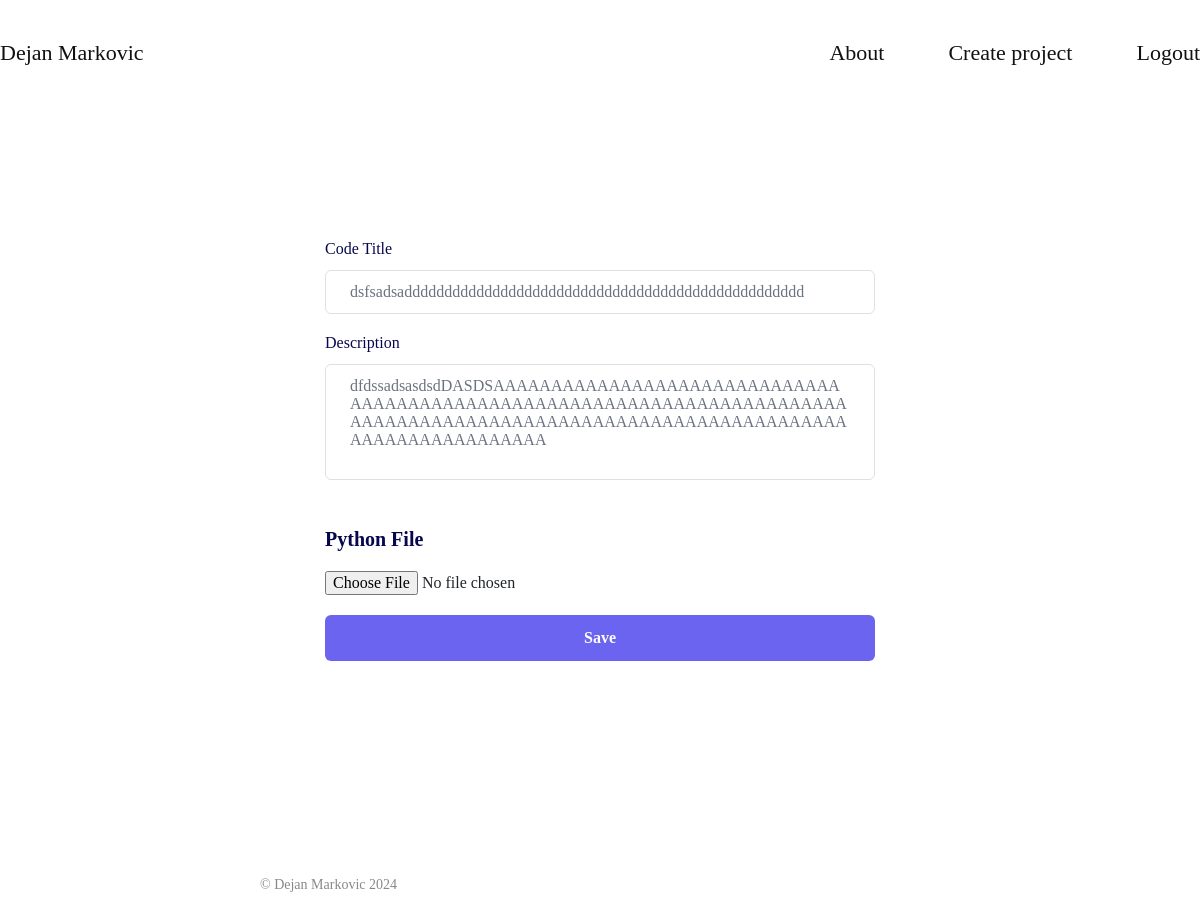
The page /project/5/edit/ (signed in) on the database as committed earlier.
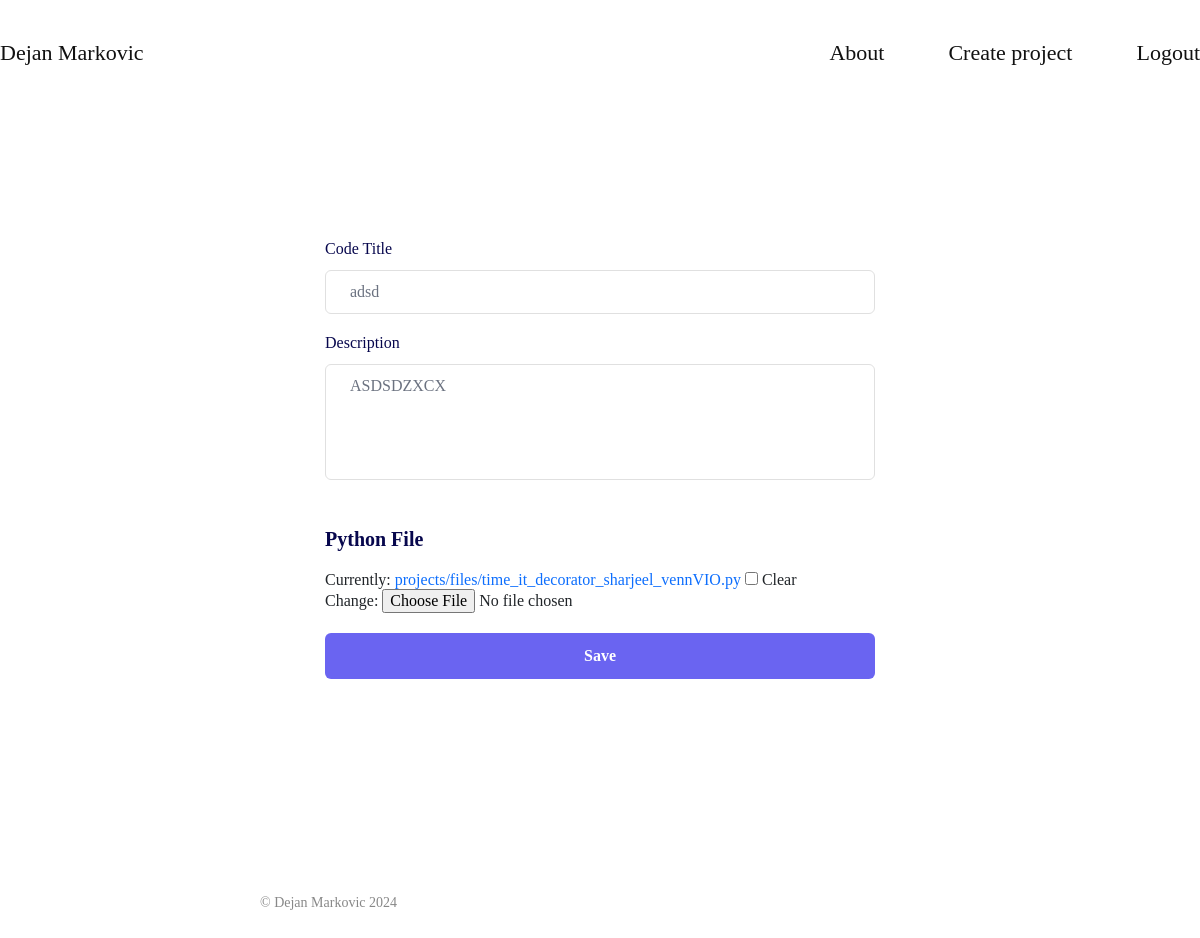
The same page on the database as committed later.
### portfolio_app/models.py (models this page shows, shortened)
class ProjectDetailModel(models.Model):
    project = models.ForeignKey(ProjectModel, on_delete=models.CASCADE, related_name='details')
    code_title = models.CharField(max_length=255)
    description = models.TextField(max_length=500)
    python_file = models.FileField(upload_to='projects/files/', blank=True, null=True)

### portfolio_app/views.py (the view)
# urls.py: path('project/<int:detail_id>/edit/', views.edit_details_view, name='edit_details'),
@login_required(login_url="portfolio_page")
def edit_details_view(request, detail_id):
    detail = get_object_or_404(ProjectDetailModel, id=detail_id)
    if request.method == 'POST':
        data = request.POST
        form = ProjectDetailForm(data, request.FILES, instance=detail)
        if form.is_valid():
            form.save()
            return redirect('project_detail', project_id=detail.project.id)
        else:
            context = {
                'detail': detail,
                'form': form,
                'page_title': 'Edit Details',  # Page title for the response
            }
            return JsonResponse({
                'html': render(request, 'portfolio_app/edit_project_details.html', context).content.decode('utf-8'),
                'page_title': context['page_title']
            })
    else:
        form = ProjectDetailForm(instance=detail)
        context = {
            'detail': detail,
            'form': form,
            'page_title': 'Edit Details',  # Page title for the response
        }
        return render(request, 'portfolio_app/edit_project_details.html', context)

### portfolio_app/forms.py (shortened to what this page needs)
class ProjectDetailForm(forms.ModelForm):
    class Meta:
        model = ProjectDetailModel
        fields = ['code_title', 'description', 'python_file']

### portfolio_app/templates/portfolio_app/edit_project_details.html (shortened to what this page needs)
{% extends 'base.html' %}
{% load static %}
{% block content %}
<div class="toast-container position-fixed top-0 end-0 p-3">
  </div>
  <div class="hero">
      <div class="formbold-main-wrapper">
        <div class="formbold-form-wrapper">
          <form method="post" action="{% url 'edit_details' detail.id %}" hx-post="{% url 'edit_details' detail.id %}" hx-target="#project_details" enctype="multipart/form-data" hx-push-url="{% url 'project_detail' detail.id %}">
            <div class="formbold-mb-5">
              <label for="{{ form.code_title.id_for_label }}" class="formbold-form-label">
                Code Title
              </label>
        <input class="formbold-form-input" type="text" name="{{ form.code_title.name }}" id="{{ form.code_title.id }}"
        value="{{ form.code_title.value }}" placeholder="{{ form.code_title.label }}">
            </div>
            <div class="formbold-mb-5">
              <label class="formbold-form-label" for="{{ form.description.id_for_label }}">Description</label>
              <textarea class="formbold-form-input" name="{{ form.description.name }}" id="{{ form.description.id }}"
              placeholder="{{ form.description.label }}" rows="5" cols="40">{{ form.description.value }}</textarea>
            </div>
            <div style = "margin-bottom: 20px;" class="mb-6 pt-4">
              <label for="{{ form.python_file.id_for_label }}" class="formbold-form-label formbold-form-label-2">
                Python File
              </label>
              {{ form.python_file }}
            </div>
            <div>
              <button type="submit" class="formbold-btn w-full">Save</button>
            </div>
            </form>
        </div>
      </div>
</div>
<link rel="stylesheet" href="//code.jquery.com/ui/1.13.2/themes/base/jquery-ui.css">
{% endblock %}

Rows that differ between the two databases and show on the page:
changed ProjectDetailModel: code_title "dsfsadsadddddddddddddddddddddddddddddddddddddddddddddddddd" → "adsd"; description "dfdssadsasdsdDASDSAAAAAAAAAAAAAAAAAAAAAAAAAAAAAAAAAAAAAAAAAAAAAAAAAAAAAAAAAAAAAAAAAAAAAAAAAAAAAAAAAAAAAAAAAAAAAAAAAAAAAAAAAAAAAAAAAAAAAAAAAAAAAAAAAAAAA" → "ASDSDZXCX"
Other text that changed with them:
form field python_file: (not shown) → "☐"
text now shown: "Currently: projects/files/time_it_decorator_sharjeel_vennVIO.py Clear Change:"
